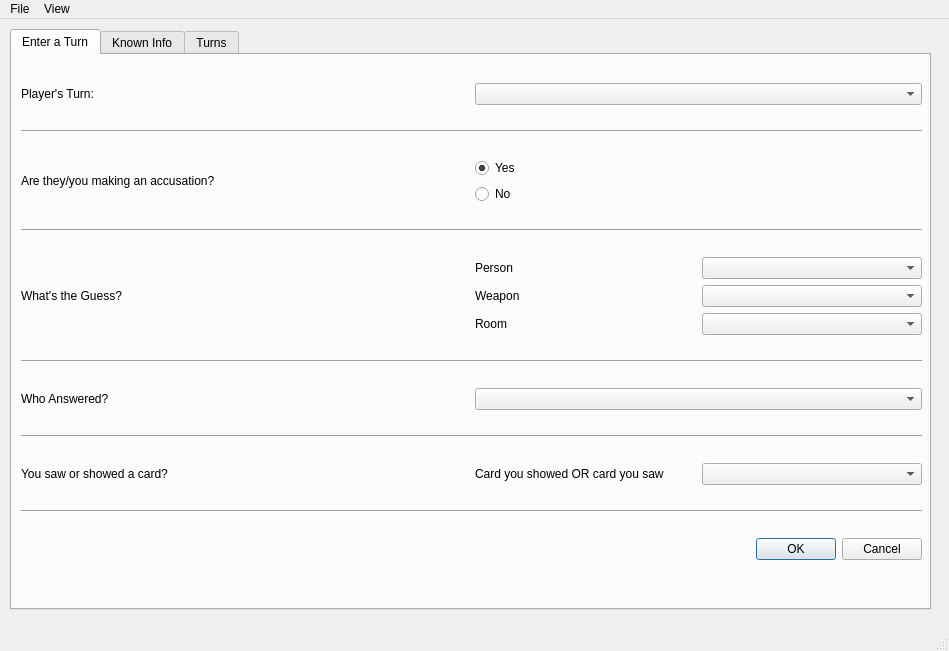
<?xml version="1.0" encoding="UTF-8"?>
<ui version="4.0">
 <class>Clue::MainWindow</class>
 <widget class="QMainWindow" name="Clue::MainWindow">
  <property name="geometry">
   <rect>
    <x>0</x>
    <y>0</y>
    <width>949</width>
    <height>651</height>
   </rect>
  </property>
  <property name="windowTitle">
   <string>MainWindow</string>
  </property>
  <widget class="QWidget" name="centralwidget">
   <widget class="QTabWidget" name="tabWidget">
    <property name="geometry">
     <rect>
      <x>10</x>
      <y>10</y>
      <width>921</width>
      <height>581</height>
     </rect>
    </property>
    <property name="currentIndex">
     <number>0</number>
    </property>
    <widget class="QWidget" name="turn">
     <attribute name="title">
      <string>Enter a Turn</string>
     </attribute>
     <widget class="QWidget" name="verticalLayoutWidget">
      <property name="geometry">
       <rect>
        <x>9</x>
        <y>9</y>
        <width>901</width>
        <height>521</height>
       </rect>
      </property>
      <layout class="QVBoxLayout" name="turnLayout">
       <item>
        <layout class="QHBoxLayout" name="playersTurnLayout">
         <item>
          <widget class="QLabel" name="playersTurnLabel">
           <property name="text">
            <string>Player's Turn:</string>
           </property>
          </widget>
         </item>
         <item>
          <widget class="QComboBox" name="playersTurnComboBox"/>
         </item>
        </layout>
       </item>
       <item>
        <widget class="Line" name="line1">
         <property name="orientation">
          <enum>Qt::Horizontal</enum>
         </property>
        </widget>
       </item>
       <item>
        <layout class="QHBoxLayout" name="turnAction">
         <item>
          <widget class="QLabel" name="makingAccusation">
           <property name="text">
            <string>Are they/you making an accusation?</string>
           </property>
          </widget>
         </item>
         <item>
          <layout class="QVBoxLayout" name="accusationMadeOrNo">
           <item>
            <widget class="QRadioButton" name="accusationMade">
             <property name="text">
              <string>Yes</string>
             </property>
             <property name="checked">
              <bool>true</bool>
             </property>
             <attribute name="buttonGroup">
              <string notr="true">buttonGroup</string>
             </attribute>
            </widget>
           </item>
           <item>
            <widget class="QRadioButton" name="accusationNotMade">
             <property name="text">
              <string>No</string>
             </property>
             <attribute name="buttonGroup">
              <string notr="true">buttonGroup</string>
             </attribute>
            </widget>
           </item>
          </layout>
         </item>
        </layout>
       </item>
       <item>
        <widget class="Line" name="line2">
         <property name="orientation">
          <enum>Qt::Horizontal</enum>
         </property>
        </widget>
       </item>
       <item>
        <layout class="QHBoxLayout" name="guessLayout">
         <item>
          <layout class="QHBoxLayout" name="guessLayout2">
           <item>
            <widget class="QLabel" name="whatsTheGuessLabel">
             <property name="text">
              <string>What's the Guess?</string>
             </property>
            </widget>
           </item>
           <item>
            <layout class="QGridLayout" name="guessLayout3">
             <item row="0" column="1">
              <widget class="QComboBox" name="personGuessedComboBox"/>
             </item>
             <item row="1" column="1">
              <widget class="QComboBox" name="weaponGuessedComboBox"/>
             </item>
             <item row="0" column="0">
              <widget class="QLabel" name="personLabel">
               <property name="text">
                <string>Person</string>
               </property>
              </widget>
             </item>
             <item row="1" column="0">
              <widget class="QLabel" name="weaponLabel">
               <property name="text">
                <string>Weapon</string>
               </property>
              </widget>
             </item>
             <item row="2" column="0">
              <widget class="QLabel" name="roomLabel">
               <property name="text">
                <string>Room</string>
               </property>
              </widget>
             </item>
             <item row="2" column="1">
              <widget class="QComboBox" name="roomGuessedComboBox"/>
             </item>
            </layout>
           </item>
          </layout>
         </item>
        </layout>
       </item>
       <item>
        <widget class="Line" name="line3">
         <property name="orientation">
          <enum>Qt::Horizontal</enum>
         </property>
        </widget>
       </item>
       <item>
        <layout class="QHBoxLayout" name="whoAnsweredLayout">
         <item>
          <widget class="QLabel" name="whoAnsweredLabel">
           <property name="text">
            <string>Who Answered?</string>
           </property>
          </widget>
         </item>
         <item>
          <widget class="QComboBox" name="whoAnsweredComboBox"/>
         </item>
        </layout>
       </item>
       <item>
        <widget class="Line" name="line4">
         <property name="orientation">
          <enum>Qt::Horizontal</enum>
         </property>
        </widget>
       </item>
       <item>
        <layout class="QHBoxLayout" name="cardShownLayout">
         <item>
          <widget class="QLabel" name="cardShownToLabel">
           <property name="text">
            <string>You saw or showed a card?</string>
           </property>
          </widget>
         </item>
         <item>
          <layout class="QGridLayout" name="cardComboLayout">
           <item row="0" column="1">
            <widget class="QComboBox" name="cardShownComboBox"/>
           </item>
           <item row="0" column="0">
            <widget class="QLabel" name="cardShownLabel">
             <property name="text">
              <string>Card you showed OR card you saw</string>
             </property>
            </widget>
           </item>
          </layout>
         </item>
        </layout>
       </item>
       <item>
        <widget class="Line" name="line5">
         <property name="orientation">
          <enum>Qt::Horizontal</enum>
         </property>
        </widget>
       </item>
       <item>
        <widget class="QDialogButtonBox" name="submitTurn">
         <property name="standardButtons">
          <set>QDialogButtonBox::Cancel|QDialogButtonBox::Ok</set>
         </property>
        </widget>
       </item>
      </layout>
     </widget>
    </widget>
    <widget class="QWidget" name="table">
     <attribute name="title">
      <string>Known Info</string>
     </attribute>
     <widget class="QTableWidget" name="knownInfoTableWidget">
      <property name="geometry">
       <rect>
        <x>10</x>
        <y>10</y>
        <width>891</width>
        <height>521</height>
       </rect>
      </property>
     </widget>
    </widget>
    <widget class="QWidget" name="tab">
     <attribute name="title">
      <string>Turns</string>
     </attribute>
     <widget class="QScrollArea" name="scrollArea">
      <property name="geometry">
       <rect>
        <x>10</x>
        <y>20</y>
        <width>821</width>
        <height>471</height>
       </rect>
      </property>
      <property name="widgetResizable">
       <bool>true</bool>
      </property>
      <widget class="QWidget" name="scrollAreaWidgetContents">
       <property name="geometry">
        <rect>
         <x>0</x>
         <y>0</y>
         <width>819</width>
         <height>469</height>
        </rect>
       </property>
       <widget class="QListView" name="turnListView">
        <property name="geometry">
         <rect>
          <x>0</x>
          <y>0</y>
          <width>821</width>
          <height>471</height>
         </rect>
        </property>
       </widget>
      </widget>
     </widget>
    </widget>
   </widget>
  </widget>
  <widget class="QMenuBar" name="menubar">
   <property name="geometry">
    <rect>
     <x>0</x>
     <y>0</y>
     <width>949</width>
     <height>22</height>
    </rect>
   </property>
   <widget class="QMenu" name="menuFile">
    <property name="title">
     <string>File</string>
    </property>
    <addaction name="actionReset"/>
    <addaction name="actionQuit"/>
   </widget>
   <widget class="QMenu" name="menuView">
    <property name="title">
     <string>View</string>
    </property>
    <addaction name="actionHistory"/>
   </widget>
   <addaction name="menuFile"/>
   <addaction name="menuView"/>
  </widget>
  <widget class="QStatusBar" name="statusbar"/>
  <action name="actionReset">
   <property name="text">
    <string>Reset</string>
   </property>
  </action>
  <action name="actionQuit">
   <property name="text">
    <string>Quit</string>
   </property>
  </action>
  <action name="actionHistory">
   <property name="checkable">
    <bool>true</bool>
   </property>
   <property name="enabled">
    <bool>false</bool>
   </property>
   <property name="text">
    <string>History</string>
   </property>
  </action>
 </widget>
 <resources/>
 <connections/>
 <buttongroups>
  <buttongroup name="buttonGroup"/>
 </buttongroups>
</ui>
